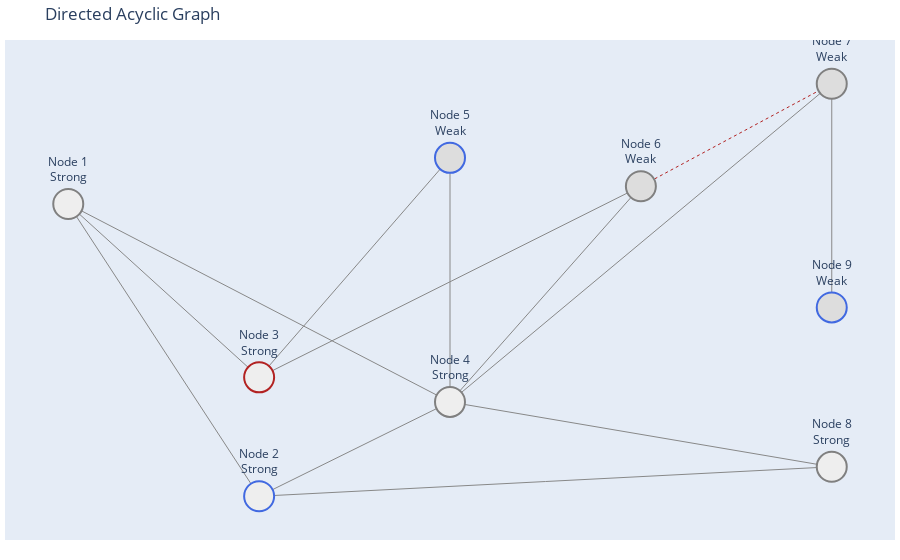

Notebook source saved alongside this figure:
### Code cell
# Make the figure
fig = go.Figure(data=[
    make_edge_trace('strong'),
    make_edge_trace('weak'),
    node_trace
],
layout=go.Layout(
    title="Directed Acyclic Graph",
    showlegend=False,
    hovermode='closest',
    margin=dict(b=20, l=5, r=5, t=40),
    annotations=[dict(
        text="Legend: Gray = Data | Blue = Transaction | Red = Disliked",
        showarrow=False, xref="paper", yref="paper",
        x=0.01, y=-0.1
    )],
    xaxis=dict(showgrid=False, zeroline=False, showticklabels=False),
    yaxis=dict(showgrid=False, zeroline=False, showticklabels=False)
))

fig.show()

### Figure 1 — Plotly figure (JSON) as saved in the notebook; plotly's stock layout.template omitted (floating-point values rounded to 4 significant figures)
{"data": [{"hoverinfo": "none", "line": {"color": "#888", "dash": "solid", "width": 1}, "mode": "lines", "type": "scatter", "x": [2.5, 0, null, 2.5, 0, null, 5, 0, null, 5, 2.5, null, 5, 2.5, null, 5, 5, null, 7.5, 2.5, null, 7.5, 5, null, 10, 5, null, 10, 2.5, null, 10, 5, null, 10, 10, null], "y": [-0.95, 0.2789, null, -0.4499, 0.2789, null, -0.5536, 0.2789, null, -0.5536, -0.95, null, 0.4729, -0.4499, null, 0.4729, -0.5536, null, 0.3534, -0.4499, null, 0.3534, -0.5536, null, 0.7844, -0.5536, null, -0.8261, -0.95, null, -0.8261, -0.5536, null, -0.1562, 0.7844, null]}, {"hoverinfo": "none", "line": {"color": "firebrick", "dash": "dot", "width": 1}, "mode": "lines", "type": "scatter", "x": [10, 7.5, null], "y": [0.7844, 0.3534, null]}, {"hoverinfo": "text", "hovertext": ["3 Edge(s)", "3 Edge(s)", "3 Edge(s)", "6 Edge(s)", "2 Edge(s)", "3 Edge(s)", "3 Edge(s)", "2 Edge(s)", "1 Edge(s)"], "marker": {"color": ["#eee", "#eee", "#eee", "#eee", "#ddd", "#ddd", "#ddd", "#eee", "#ddd"], "line": {"color": ["gray", "royalblue", "firebrick", "gray", "royalblue", "gray", "gray", "gray", "royalblue"], "width": 2}, "size": 30}, "mode": "markers+text", "text": ["Node 1<br>Strong", "Node 2<br>Strong", "Node 3<br>Strong", "Node 4<br>Strong", "Node 5<br>Weak", "Node 6<br>Weak", "Node 7<br>Weak", "Node 8<br>Strong", "Node 9<br>Weak"], "textposition": "top center", "type": "scatter", "x": [0, 2.5, 2.5, 5, 5, 7.5, 10, 10, 10], "y": [0.2789, -0.95, -0.4499, -0.5536, 0.4729, 0.3534, 0.7844, -0.8261, -0.1562]}], "layout": {"annotations": [{"showarrow": false, "text": "Legend: Gray = Data | Blue = Transaction | Red = Disliked", "x": 0.01, "xref": "paper", "y": -0.1, "yref": "paper"}], "hovermode": "closest", "margin": {"b": 20, "l": 5, "r": 5, "t": 40}, "showlegend": false, "title": {"text": "Directed Acyclic Graph"}, "xaxis": {"showgrid": false, "showticklabels": false, "zeroline": false}, "yaxis": {"showgrid": false, "showticklabels": false, "zeroline": false}}}
